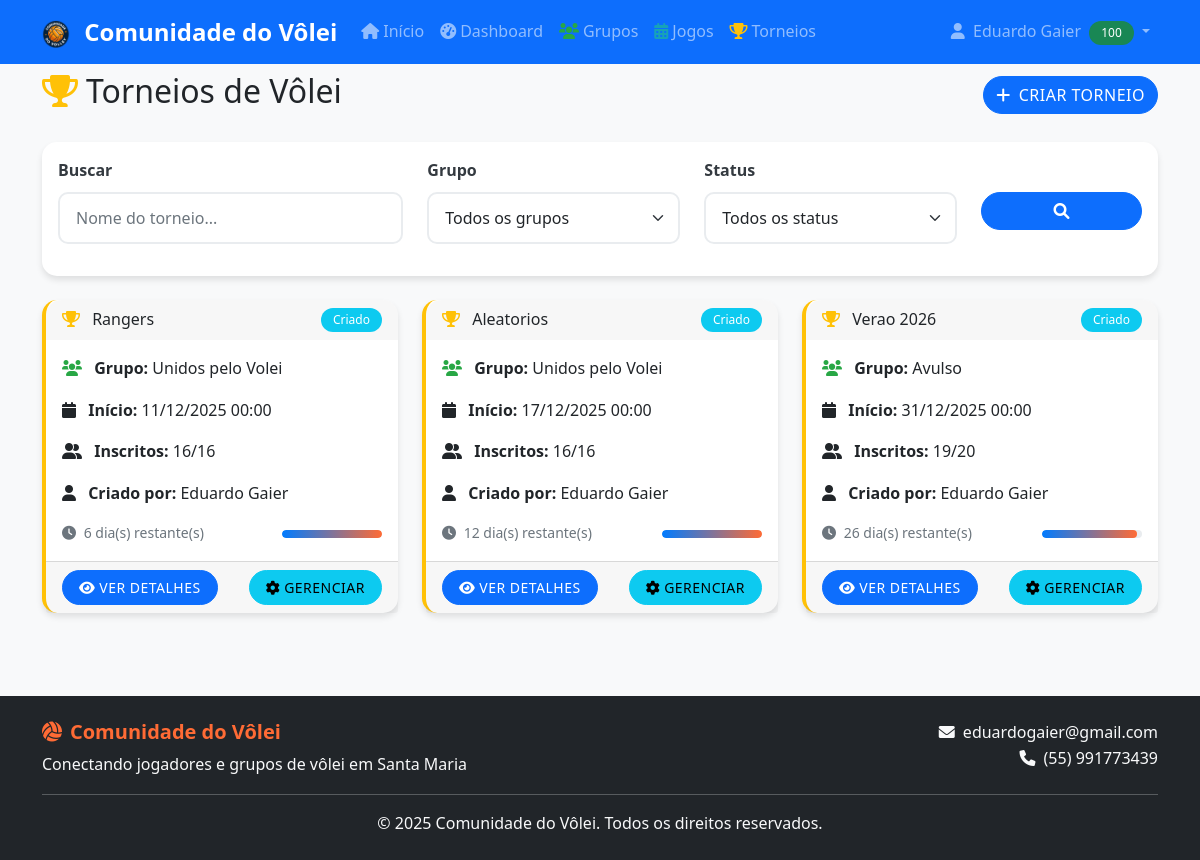
Before: /torneios.php (signed in) with the older database file.
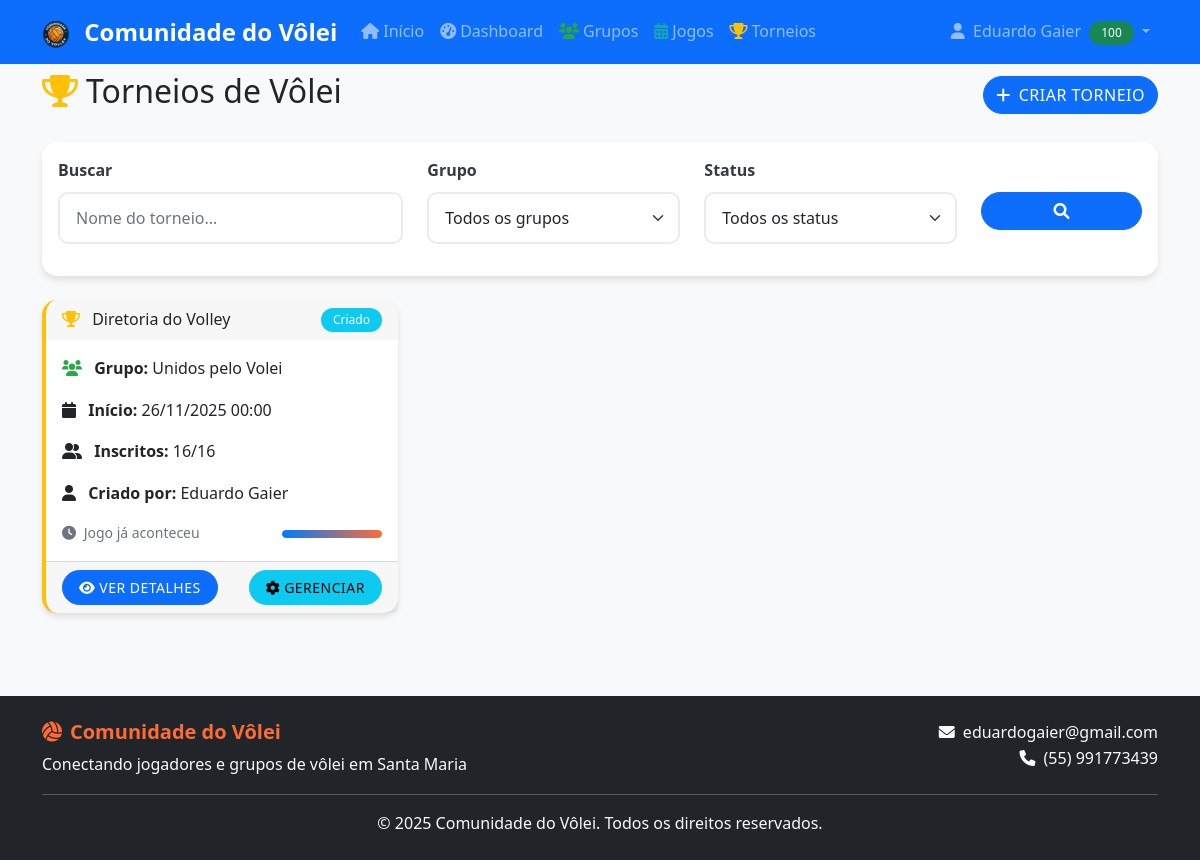
After: the same page with the newer database file.
### tables this page shows
CREATE TABLE `torneios` (
  `id` int(11) NOT NULL,
  `nome` varchar(100) NOT NULL,
  `descricao` text DEFAULT NULL,
  `grupo_id` int(11) DEFAULT NULL,
  `tipo` enum('grupo','avulso') DEFAULT 'grupo',
  `data_inicio` datetime NOT NULL,
  `data_fim` datetime DEFAULT NULL,
  `max_participantes` int(11) DEFAULT 16,
  `quantidade_times` int(11) DEFAULT NULL,
  `integrantes_por_time` int(11) DEFAULT NULL,
  `modalidade` enum('todos_contra_todos','todos_chaves') DEFAULT NULL,
  `quantidade_grupos` int(11) DEFAULT NULL,
  `status` enum('Criado','Inscrições Abertas','Em Andamento','Finalizado','Cancelado') DEFAULT 'Criado',
  `criado_por` int(11) NOT NULL,
  `data_criacao` timestamp NOT NULL DEFAULT current_timestamp()
);

CREATE TABLE `grupos` (
  `id` int(11) NOT NULL,
  `nome` varchar(100) NOT NULL,
  `logo_id` int(11) DEFAULT NULL,
  `descricao` text DEFAULT NULL,
  `nivel` enum('Iniciante','Amador','Avançado','Profissional') DEFAULT NULL,
  `administrador_id` int(11) NOT NULL,
  `local_principal` varchar(200) DEFAULT NULL,
  `contato` text DEFAULT NULL,
  `ativo` tinyint(1) DEFAULT 1,
  `data_criacao` timestamp NOT NULL DEFAULT current_timestamp(),
  `modalidade` enum('Vôlei','Vôlei Quadra','Vôlei Areia','Beach Tênis') DEFAULT NULL
);

CREATE TABLE `usuarios` (
  `id` int(11) NOT NULL,
  `nome` varchar(100) NOT NULL,
  `usuario` varchar(50) NOT NULL,
  `cpf` varchar(14) DEFAULT NULL,
  `telefone` varchar(15) DEFAULT NULL,
  `email` varchar(100) NOT NULL,
  `senha` varchar(255) NOT NULL,
  `nivel` enum('Iniciante','Intermediário','Avançado','Profissional') NOT NULL,
  `genero` enum('Masculino','Feminino') NOT NULL DEFAULT 'Masculino',
  `disponibilidade` text DEFAULT NULL,
  `data_aniversario` date DEFAULT NULL,
  `reputacao` int(11) DEFAULT 0,
  `foto_perfil` varchar(255) DEFAULT NULL,
  `data_cadastro` timestamp NOT NULL DEFAULT current_timestamp(),
  `ativo` tinyint(1) DEFAULT 1,
  `is_premium` tinyint(1) DEFAULT 0,
  `premium_ativado_em` timestamp NULL DEFAULT NULL,
  `premium_expira_em` timestamp NULL DEFAULT NULL,
  `ultimo_pagamento` timestamp NULL DEFAULT NULL,
  `is_admin` tinyint(1) DEFAULT 0
);

### includes/db_connect.php (called while the page is built, shortened)
<?php
function executeQuery($pdo, $sql, $params = []) {
    try {
        $stmt = $pdo->prepare($sql);
        $stmt->execute($params);
        return $stmt;
    } catch(PDOException $e) {
        error_log("Erro na query: " . $e->getMessage());
        return false;
    }
}
?>

### includes/functions.php (called while the page is built, shortened)
<?php
function formatarData($data, $formato = 'd/m/Y H:i') {
    return date($formato, strtotime($data));
}
function tempoRestante($data) {
    $agora = new DateTime();
    $data_jogo = new DateTime($data);
    $diferenca = $agora->diff($data_jogo);
    if ($agora > $data_jogo) {
        return 'Jogo já aconteceu';
    }
    if ($diferenca->days > 0) {
        return $diferenca->days . ' dia(s) restante(s)';
    } elseif ($diferenca->h > 0) {
        return $diferenca->h . ' hora(s) restante(s)';
    } else {
        return $diferenca->i . ' minuto(s) restante(s)';
    }
}
?>

### torneios.php (the view, shortened to what the changed rows need)
<?php
require_once 'includes/db_connect.php';
require_once 'includes/functions.php';
$sql = "SELECT t.*, g.nome as grupo_nome, u.nome as criado_por_nome,
               COUNT(tp.id) as total_inscritos
        FROM torneios t
        LEFT JOIN grupos g ON t.grupo_id = g.id
        LEFT JOIN usuarios u ON t.criado_por = u.id
        LEFT JOIN torneio_participantes tp ON t.id = tp.torneio_id
        WHERE t.status IN ('Criado', 'Inscrições Abertas', 'Em Andamento')
        GROUP BY t.id
        ORDER BY t.data_inicio ASC";
$stmt = executeQuery($pdo, $sql);
$torneios = $stmt ? $stmt->fetchAll() : [];
include 'includes/header.php';
?>
<div class="row">
    <div class="col-12">
        <div class="d-flex justify-content-between align-items-center mb-4">
            <h2>
                <i class="fas fa-trophy me-2"></i>Torneios de Vôlei
            </h2>
        </div>
    </div>
</div>
<div class="row">
    <div class="col-12">
        <?php if (empty($torneios)): ?>
            <div class="text-center py-5">
                <i class="fas fa-trophy fa-4x text-muted mb-3"></i>
                <h5 class="text-muted">Nenhum torneio encontrado</h5>
                <p class="text-muted">Seja o primeiro a criar um torneio!</p>
                <button class="btn btn-primary" data-bs-toggle="modal" data-bs-target="#criarTorneioModal">
                    <i class="fas fa-plus me-2"></i>Criar Primeiro Torneio
                </button>
            </div>
        <?php else: ?>
            <div class="row" id="torneios-container">
                <?php foreach ($torneios as $torneio): ?>
                    <div class="col-md-6 col-lg-4 mb-4">
                        <div class="card h-100 torneio-card">
                            <div class="card-header d-flex justify-content-between align-items-center">
                                <h6 class="mb-0">
                                    <i class="fas fa-trophy me-2"></i>
                                    <?php echo htmlspecialchars($torneio['nome']); ?>
                                </h6>
                                <span class="badge bg-<?php
                                    echo $torneio['status'] === 'Inscrições Abertas' ? 'success' :
                                        ($torneio['status'] === 'Em Andamento' ? 'warning' :
                                        ($torneio['status'] === 'Criado' ? 'info' : 'secondary'));
                                ?>">
                                    <?php echo htmlspecialchars($torneio['status']); ?>
                                </span>
                            </div>
                            <div class="card-body">
                                <p class="card-text">
                                    <i class="fas fa-users me-2"></i>
                                    <strong>Grupo:</strong> <?php echo htmlspecialchars($torneio['grupo_nome'] ?: 'Avulso'); ?>
                                </p>
                                <?php if (!empty($torneio['data_inicio'])): ?>
                                <p class="card-text">
                                    <i class="fas fa-calendar me-2"></i>
                                    <strong>Início:</strong> <?php echo formatarData($torneio['data_inicio']); ?>
                                </p>
                                <?php endif; ?>
                                <p class="card-text">
                                    <i class="fas fa-user-friends me-2"></i>
                                    <strong>Inscritos:</strong> <?php
                                    $maxParticipantes = $torneio['max_participantes'] ?? $torneio['quantidade_participantes'] ?? 0;
                                    echo (int)$torneio['total_inscritos'];
                                    if ($maxParticipantes > 0) {
                                        echo '/' . (int)$maxParticipantes;
                                    }
                                    ?>
                                </p>
                                <p class="card-text">
                                    <i class="fas fa-user me-2"></i>
                                    <strong>Criado por:</strong> <?php echo htmlspecialchars($torneio['criado_por_nome']); ?>
                                </p>
                                <?php if (!empty($torneio['data_inicio'])): ?>
                                <div class="d-flex justify-content-between align-items-center">
                                    <small class="text-muted">
                                        <i class="fas fa-clock me-1"></i>
                                        <?php echo tempoRestante($torneio['data_inicio']); ?>
                                    </small>
                                    <?php
                                    $maxParticipantes = $torneio['max_participantes'] ?? $torneio['quantidade_participantes'] ?? 0;
                                    if ($maxParticipantes > 0):
                                    ?>
                                    <div class="progress" style="width: 100px; height: 8px;">
                                        <div class="progress-bar" role="progressbar"
                                             style="width: <?php echo min(100, ($torneio['total_inscritos'] / $maxParticipantes) * 100); ?>%">
                                        </div>
                                    </div>
                                    <?php endif; ?>
                                </div>
                                <?php endif; ?>
                            </div>
                            <div class="card-footer">
                                <div class="d-flex justify-content-between">
                                    <a href="torneio.php?id=<?php echo $torneio['id']; ?>" class="btn btn-primary btn-sm">
                                        <i class="fas fa-eye me-1"></i>Ver Detalhes
                                    </a>
                                    <?php if ($torneio['status'] === 'Inscrições Abertas'): ?>
                                        <button class="btn btn-success btn-sm"
                                                onclick="inscreverTorneio(<?php echo $torneio['id']; ?>)">
                                            <i class="fas fa-user-plus me-1"></i>Inscrever-se
                                        </button>
                                    <?php elseif ($torneio['status'] === 'Criado'): ?>
                                        <?php
                                        $sou_criador = ((int)$torneio['criado_por'] === (int)$_SESSION['user_id']);
                                        $sou_admin_grupo = false;
                                        if ($torneio['grupo_id']) {
                                            $sql_check = "SELECT administrador_id FROM grupos WHERE id = ?";
                                            $stmt_check = executeQuery($pdo, $sql_check, [$torneio['grupo_id']]);
                                            $grupo_check = $stmt_check ? $stmt_check->fetch() : false;
                                            $sou_admin_grupo = $grupo_check && ((int)$grupo_check['administrador_id'] === (int)$_SESSION['user_id']);
                                        }
                                        if ($sou_criador || $sou_admin_grupo || isAdmin($pdo, $_SESSION['user_id'])):
                                        ?>
                                            <a href="admin/gerenciar_torneio.php?id=<?php echo $torneio['id']; ?>" class="btn btn-info btn-sm">
                                                <i class="fas fa-cog me-1"></i>Gerenciar
                                            </a>
                                        <?php else: ?>
                                            <span class="badge bg-info"><?php echo htmlspecialchars($torneio['status']); ?></span>
                                        <?php endif; ?>
                                    <?php else: ?>
                                        <span class="badge bg-warning"><?php echo htmlspecialchars($torneio['status']); ?></span>
                                    <?php endif; ?>
                                </div>
                            </div>
                        </div>
                    </div>
                <?php endforeach; ?>
            </div>
        <?php endif; ?>
    </div>
</div>
<?php include 'includes/footer.php'; ?>

Changed rows visible on the page:
removed torneios: nome "Rangers", status "Criado", grupo.nome "Unidos pelo Volei", data_inicio "11/12/2025 00:00", total_inscritos "16", max_participantes "16", criado_por.nome "Eduardo Gaier", data_inicio "6 dia(s) restante(s)", min(100, ($torneio['total_inscritos'] / $maxParticipantes) * 100) 100 (drawn)
removed torneios: nome "Aleatorios", status "Criado", grupo.nome "Unidos pelo Volei", data_inicio "17/12/2025 00:00", total_inscritos "16", max_participantes "16", criado_por.nome "Eduardo Gaier", data_inicio "12 dia(s) restante(s)", min(100, ($torneio['total_inscritos'] / $maxParticipantes) * 100) 100 (drawn)
removed torneios: nome "Verao 2026", status "Criado", grupo_nome "Avulso", data_inicio "31/12/2025 00:00", total_inscritos "19", max_participantes "20", criado_por.nome "Eduardo Gaier", data_inicio "26 dia(s) restante(s)", min(100, ($torneio['total_inscritos'] / $maxParticipantes) * 100) 95 (drawn)
now on this page (row edited): torneios: nome "Diretoria do Volley", status "Criado", grupo.nome "Unidos pelo Volei", data_inicio "26/11/2025 00:00", total_inscritos "16", max_participantes "16", criado_por.nome "Eduardo Gaier", data_inicio "Jogo já aconteceu", min(100, ($torneio['total_inscritos'] / $maxParticipantes) * 100) 100 (drawn)
